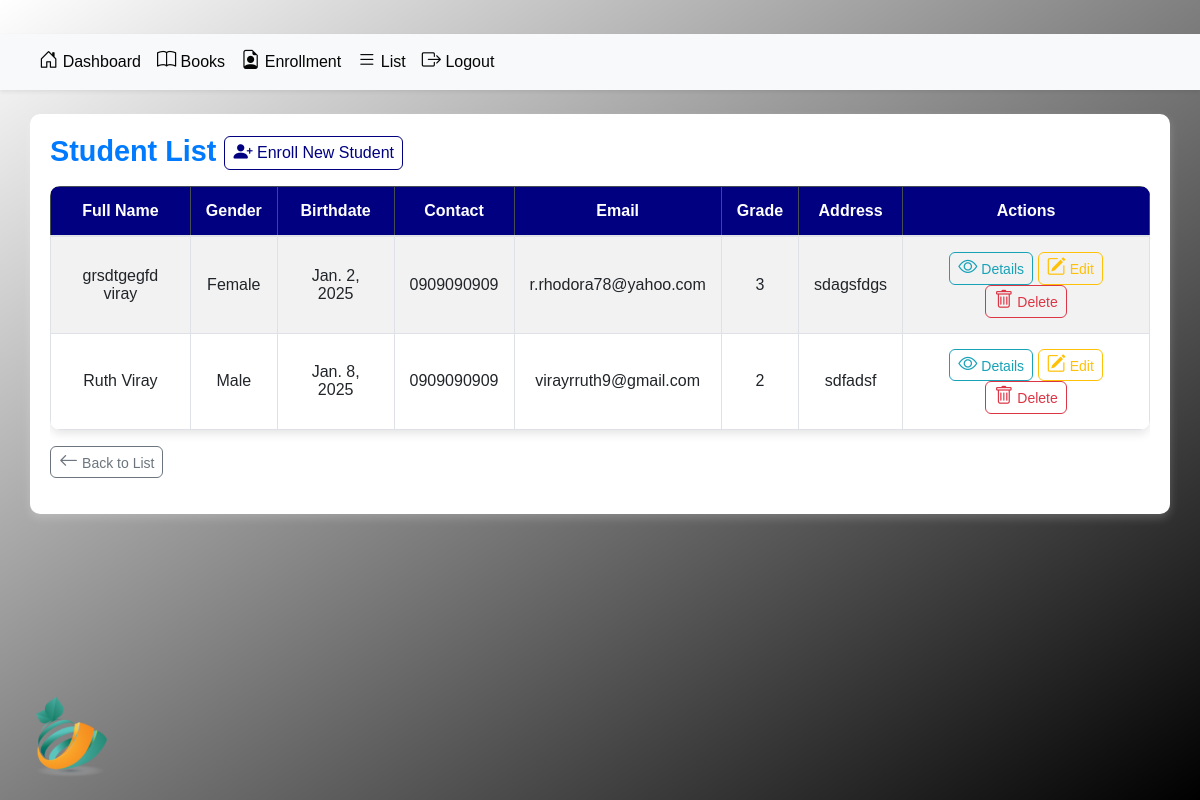
The page /students/ on the database its author committed.
### app/models.py (models this page shows, shortened)
class Student(models.Model):
    first_name = models.CharField(max_length=255)
    last_name = models.CharField(max_length=255)
    gender = models.CharField(
        max_length=10,
        choices=[('Male', 'Male'), ('Female', 'Female'), ('Other', 'Other')],
        default='Male'
    )
    birthdate = models.DateField()
    contact_number = models.CharField(max_length=15)
    email = models.EmailField(unique=True)
    grade = models.PositiveIntegerField()
    address = models.TextField()
    guardian_name = models.CharField(max_length=255)
    nationality = models.CharField(max_length=50)
    student_number = models.CharField(max_length=50, unique=True)

### app/views.py (the view)
# urls.py: path('students/', views.student_list, name='student_list'),
def student_list(request):
    students = Student.objects.all()
    return render(request, 'app/student_list.html', {'students': students})

### app/templates/app/student_list.html (shortened to what this page needs)
{% load static %}
{% block content %}
<head>
    <link href="https://cdn.jsdelivr.net/npm/bootstrap-icons/font/bootstrap-icons.css" rel="stylesheet">
    <link href="https://stackpath.bootstrapcdn.com/bootstrap/4.5.2/css/bootstrap.min.css" rel="stylesheet">
    <link href="{% static 'css/base.css' %}" rel="stylesheet">
</head>
<div class="text-center my-4">
    <img class="mylogo img-fluid" src="{% static 'images/logo.png' %}" alt="Logo">
</div>
{% include 'app/adminbar.html' %}
<div class="container mb-4">
    <h3 class="section-title text-primary mb-3">
        Student List
        <a href="{% url 'student_create' %}" class="btn btn-outline-primary btn-sm">
            <i class="bi bi-person-plus-fill"></i> Enroll New Student
        </a>
    </h3>
    <div class="table-responsive">
        <table class="table table-striped table-bordered">
            <thead class="table-dark">
                <tr>
                    <th>Full Name</th>
                    <th>Gender</th>
                    <th>Birthdate</th>
                    <th>Contact</th>
                    <th>Email</th>
                    <th>Grade</th>
                    <th>Address</th>
                    <th>Actions</th>
                </tr>
            </thead>
            <tbody>
                {% for student in students %}
                <tr>
                    <td>{{ student.first_name }} {{ student.last_name }}</td>
                    <td>{{ student.gender }}</td>
                    <td>{{ student.birthdate }}</td>
                    <td>{{ student.contact_number }}</td>
                    <td>{{ student.email }}</td>
                    <td>{{ student.grade }}</td>
                    <td>{{ student.address }}</td>
                    <td>
                        <a href="{% url 'student_detail' student.id %}" class="btn btn-outline-info btn-sm">
                            <i class="bi bi-eye"></i> Details
                        </a>
                        <a href="{% url 'student_update' student.id %}" class="btn btn-outline-warning btn-sm">
                            <i class="bi bi-pencil-square"></i> Edit
                        </a>
                        <a href="{% url 'student_delete' student.id %}" class="btn btn-outline-danger btn-sm">
                            <i class="bi bi-trash"></i> Delete
                        </a>
                    </td>
                </tr>
                {% empty %}
                <tr>
                    <td colspan="8" class="text-center">No students found.</td>
                </tr>
                {% endfor %}
            </tbody>
        </table>
    <a href="{% url 'list' %}" class="btn btn-outline-secondary btn-sm mb-3">
        <i class="bi bi-arrow-left"></i> Back to List
    </a>
    </div>
</div>
{% endblock content %}

### static/css/base.css (style rules this page uses)
.section-title { color: #ffffff; font-weight: bold; font-size: 1.5rem; margin-bottom: 15px; }
.container { background-color: rgb(255, 255, 255); border-radius: 10px; box-shadow: 0 4px 10px rgba(255, 255, 255, 0.2); padding: 20px; margin-top: 20px; }
.mylogo { width: 100px; height: auto; position: fixed; bottom: 20px; left: 20px; z-index: 999; }
.btn-outline-primary { font-size: 1rem; font-weight: 500; }
.bi { font-size: 1.2rem; }
.btn-outline-primary { font-weight: 500; }
.btn-outline-secondary { font-weight: 500; }
.btn { border-radius: 8px; }
.section-title { font-weight: 600; font-size: 1.5rem; color: navy; }
.table { font-size: 1rem; border-radius: 10px; box-shadow: 0px 4px 10px rgba(0, 0, 0, 0.1); }
.table-dark { background-color: #343a40; color: white; }
.table th, .table td { padding: 15px; text-align: center; }
.btn { border-radius: 8px; font-weight: 500; }
.btn-outline-primary { border-color: navy; color: navy; }
.btn-outline-secondary { border-color: #6c757d; color: #6c757d; }

### app/templates/app/student_list.html (style rules this page uses)
.section-title { font-weight: bold; font-size: 1.8rem; color: navy; }
.table { background-color: #fff; border-radius: 10px; overflow: hidden; }
.table th { background-color: navy !important; color: white !important; text-align: center; }
.table td { vertical-align: middle; text-align: center; }
.btn { border-radius: 6px; transition: 0.3s; }

### rows shown on the page
Student: first_name "grsdtgegfd", last_name "viray", gender "Female", birthdate "Jan. 2, 2025", contact_number "0909090909", email "r.rhodora78@yahoo.com", grade "3", address "sdagsfdgs"
Student: first_name "Ruth", last_name "Viray", gender "Male", birthdate "Jan. 8, 2025", contact_number "0909090909", email "virayrruth9@gmail.com", grade "2", address "sdfadsf"
